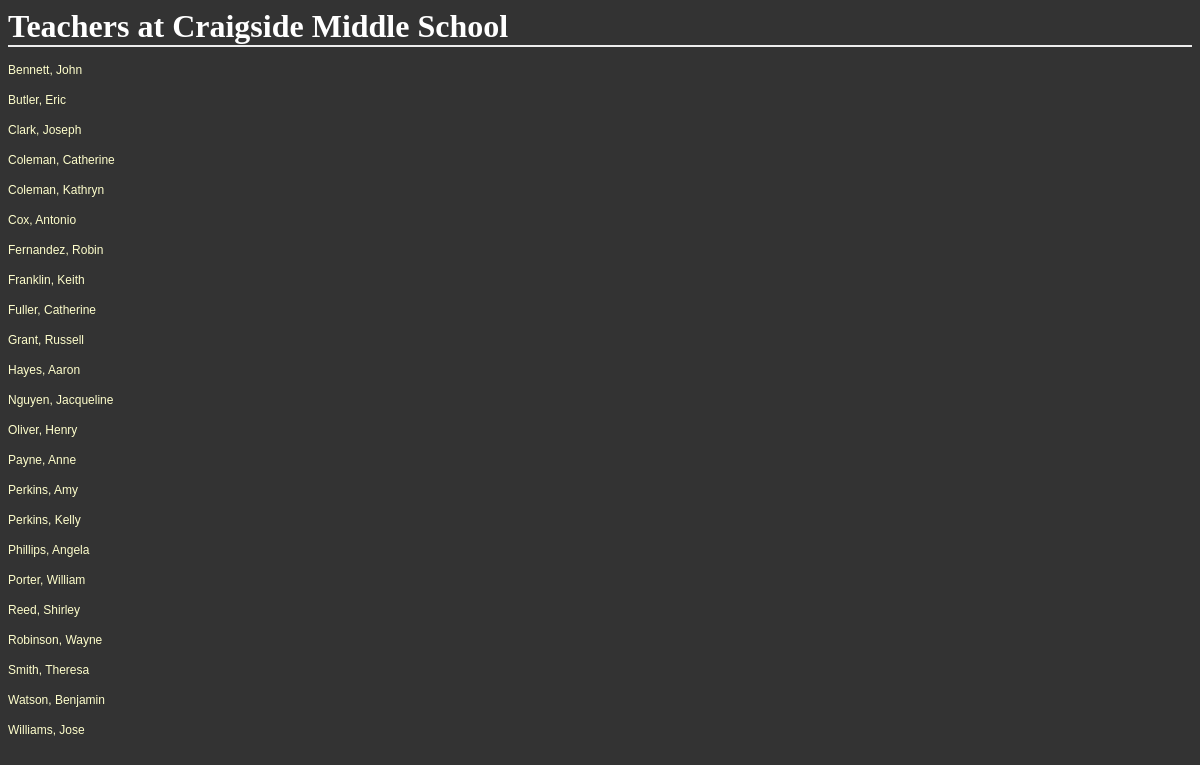
The app's page /districts/1/schools/2/teachers with its own data.
### database_setup.py (models this page shows, shortened)
class School(Base):
    __tablename__ = 'school'
    id = Column(Integer, primary_key=True)
    name = Column(String(80), nullable=False)
    principal = Column(String(250))
    address = Column(String(50))
    city = Column(String(50))
    state = Column(String(50))
    zip = Column(String(50))
    phone = Column(String(50))
    district_id = Column(Integer, ForeignKey('district.id'))
    district = relationship('District')

class Teacher(Base):
    __tablename__ = 'teacher'
    id = Column(Integer, primary_key=True)
    first_name = Column(String(40), nullable=False)
    last_name = Column(String(40), nullable=False)
    address = Column(String(50))
    city = Column(String(50))
    state = Column(String(50))
    zip = Column(String(50))
    phone = Column(String(50))
    email = Column(String(50))
    school_id = Column(Integer, ForeignKey('school.id'))
    school = relationship('School')

### schools.py (the view)
@app.route('/districts/<int:district_id>/schools/<int:school_id>/teachers')
def showAllTeachers(district_id, school_id):
    school = session.query(School).filter_by(id=school_id).one()
    teachers = session.query(Teacher).filter_by(school_id=school_id).all()
    return render_template('teachers.html', district_id=district_id, school=school, teachers=teachers)

### templates/teachers.html
<html>
<head>
	<link rel=stylesheet type=text/css href="{{ url_for('static', filename='styles.css') }}">
</head>
<body>
<h1>Teachers at {{school.name}}</h1>
{% for teacher in teachers %}
	<p><a href='{{url_for('showTeacher', district_id=district_id, school_id=school.id, teacher_id=teacher.id)}}'>{{teacher.last_name}}, {{teacher.first_name}}</a></p>
{% endfor %}
</body>
</html>

### static/styles.css (style rules this page uses)
body { font-family: sans-serif; background-image: url('img3.jpg'); background-color: #333333 }
h1, h2, h3, h4 { color: #FFFFFF; }
h1, h2 { font-family: 'Georgia', serif; margin: 0; }
h1 { border-bottom: 2px solid #eee; }
p, dd, dt { color: #CCCCCC; }
a { text-decoration: none; color:#FFFFCC; font-size: .75em; }

### records on screen
School: name "Craigside Middle School"
Teacher: last_name "Bennett", first_name "John"
Teacher: last_name "Butler", first_name "Eric"
Teacher: last_name "Clark", first_name "Joseph"
Teacher: last_name "Coleman", first_name "Catherine"
Teacher: last_name "Coleman", first_name "Kathryn"
Teacher: last_name "Cox", first_name "Antonio"
Teacher: last_name "Fernandez", first_name "Robin"
Teacher: last_name "Franklin", first_name "Keith"
Teacher: last_name "Fuller", first_name "Catherine"
Teacher: last_name "Grant", first_name "Russell"
Teacher: last_name "Hayes", first_name "Aaron"
Teacher: last_name "Nguyen", first_name "Jacqueline"
Teacher: last_name "Oliver", first_name "Henry"
Teacher: last_name "Payne", first_name "Anne"
Teacher: last_name "Perkins", first_name "Amy"
Teacher: last_name "Perkins", first_name "Kelly"
Teacher: last_name "Phillips", first_name "Angela"
Teacher: last_name "Porter", first_name "William"
Teacher: last_name "Reed", first_name "Shirley"
Teacher: last_name "Robinson", first_name "Wayne"
Teacher: last_name "Smith", first_name "Theresa"
Teacher: last_name "Watson", first_name "Benjamin"
Teacher: last_name "Williams", first_name "Jose"
